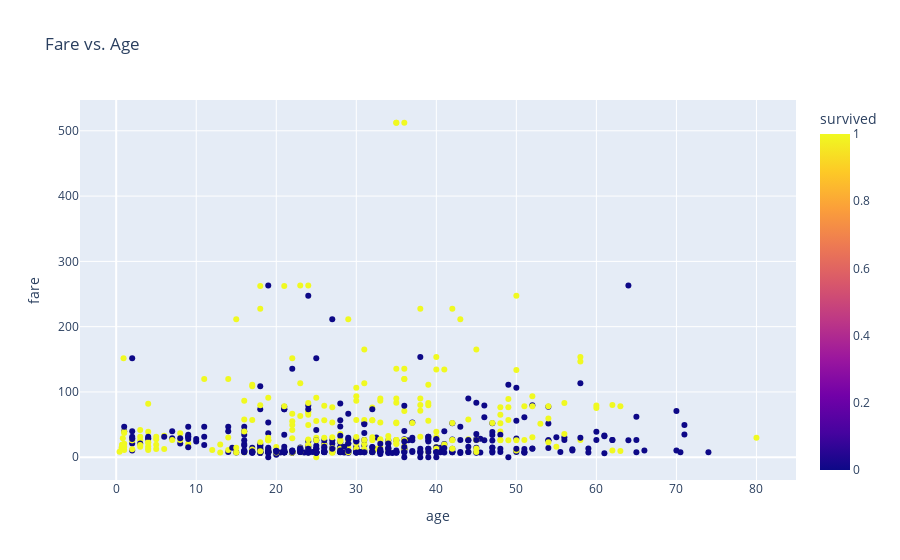

The code cell stored with this chart in its notebook:
### Code cell
# 3. Scatter Plot - Fare vs. Age
fig3 = px.scatter(df, x="age", y="fare", color="survived", title="Fare vs. Age",
                  labels={"Age": "Age", "Fare": "Fare Paid", "Survived": "Survived"})
fig3.show()

### Figure 1 — Plotly figure (JSON) as saved in the notebook; plotly's stock layout.template omitted (floating-point values rounded to 4 significant figures; data arrays with more than 128 entries replaced by an {"elided": "..."} marker saying what was removed)
{"data": [{"hovertemplate": "age=%{x}<br>fare=%{y}<br>survived=%{marker.color}<extra></extra>", "legendgroup": "", "marker": {"color": {"elided": "891 int values"}, "coloraxis": "coloraxis", "symbol": "circle"}, "mode": "markers", "name": "", "orientation": "v", "showlegend": false, "type": "scatter", "x": {"elided": "891 float values"}, "xaxis": "x", "y": {"elided": "891 float values"}, "yaxis": "y"}], "layout": {"coloraxis": {"colorbar": {"title": {"text": "survived"}}, "colorscale": [[0, "#0d0887"], [0.1111, "#46039f"], [0.2222, "#7201a8"], [0.3333, "#9c179e"], [0.4444, "#bd3786"], [0.5556, "#d8576b"], [0.6667, "#ed7953"], [0.7778, "#fb9f3a"], [0.8889, "#fdca26"], [1, "#f0f921"]]}, "legend": {"tracegroupgap": 0}, "title": {"text": "Fare vs. Age"}, "xaxis": {"anchor": "y", "domain": [0, 1], "title": {"text": "age"}}, "yaxis": {"anchor": "x", "domain": [0, 1], "title": {"text": "fare"}}}}
